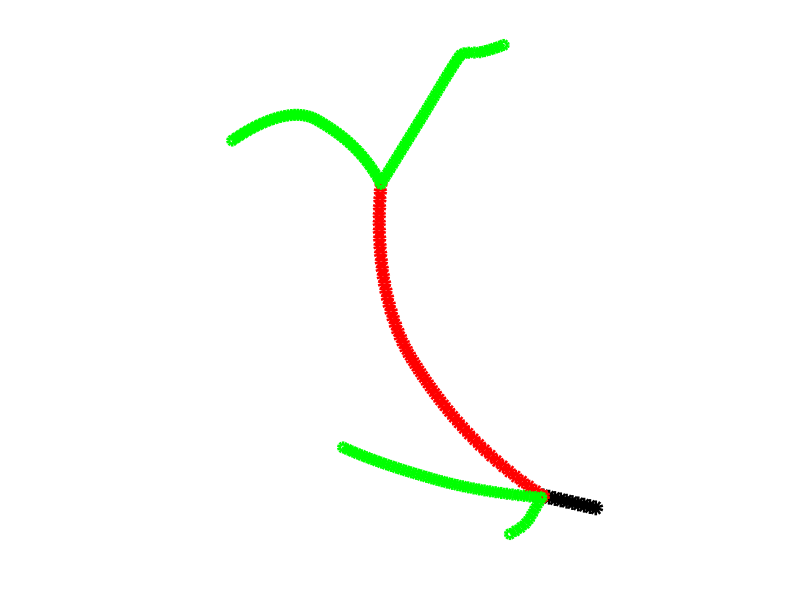

This chart was generated by the following MATLAB code: (Note: this script raises an error after producing the figure.)
load t.mat
load xyz.mat
load bif.mat
load trif.mat
cent = [-0.7169   -8.6702];
% map = colormap('parula');
map = {'ko-', 'r-o', 'go-', 'o-b', '-om'};
mg = 4;
dc = floor(linspace(1, length(map), mg+1));
% close all
p = [150 460 290*2.5 420];
h = figure;
count = 0;
for i = 1:3%length(bif_gen)
    
    for j = bif_gen{i}
        k = bif_seg{j};
%         subplot(1, 2, 1)
%         plot(t(k), xyz(k, 3),...
%         'Color', map(dc(i), :),...
%         'linewidth', 6-i); hold on
%         axis off
%     
%         subplot(1, 2, 2)
        plot(xyz(k, 1), xyz(k, 2),...%         'Color', map(dc(i), :),...
        map{i}, ...
        'linewidth', 6-i); hold on
        axis off equal    
    end
end
xlim([cent(1)-w/2 cent(1)+w/2])
ylim([cent(2)-w/2 cent(2)+w/2])
h.Position = p;
n = sprintf('./PaperFigs/gens-bif-zoom');
savefig(n)
n = sprintf('%s.png', n);
saveas(gcf, n, 'png');
load seg.mat
load path.mat

% trif_seg = trifPaths(seg, sortGens(100 , seg, path{1}(1)));
% trif_gens = sortGens(100, trif_seg ,  path{1}(1));

count = 0;
h = figure;
for i = 1:2%length(bif_gen)
    for j = trif_gens{i}
        k = trif_seg{j};
%         subplot(1, 2, 1)
%         plot(t(k), xyz(k, 3),...
%         'Color', map(dc(i), :),...
%         'linewidth', 6-i); hold on
%         axis off
%     
%         subplot(1, 2, 2)
        plot(xyz(k, 1), xyz(k, 2),...
                map{i}, ...%     'Color', map(dc(i), :),...
        'linewidth', 6-i); hold on
    axis off equal
    count = count + 1;
    
    end
end
xlim([cent(1)-w/2 cent(1)+w/2])
ylim([cent(2)-w/2 cent(2)+w/2])
h.Position = p;
axis off

n = sprintf('./PaperFigs/gens-trif-zoom');
savefig(n)
n = sprintf('%s.png', n);
saveas(gcf, n, 'png');

h = figure;
leg = {};
for i = 1:3
    plot([0 0], [0 0], map{i}, 'linewidth', mg+1-i)
    hold on
    leg{i} = sprintf('Gen. %i', i-1);
end
legend(leg, 'fontsize', 15, 'interpreter', 'latex')
axis off image
h.Position = [680 969 147 129];
n = sprintf('./PaperFigs/gens-leg-zoom-bif');
savefig(n)
n = sprintf('%s.png', n);
saveas(gcf, n, 'png');


leg = {};
for i = 1:2
    plot([0 0], [0 0], map{i}, 'linewidth', mg+1-i)
    hold on
    leg{i} = sprintf('Gen. %i', i-1);
end
legend(leg, 'fontsize', 15, 'interpreter', 'latex')
axis off image
h.Position = [680 969 147 129];
n = sprintf('./PaperFigs/gens-leg-zoom-trif');
savefig(n)
n = sprintf('%s.png', n);
saveas(gcf, n, 'png');